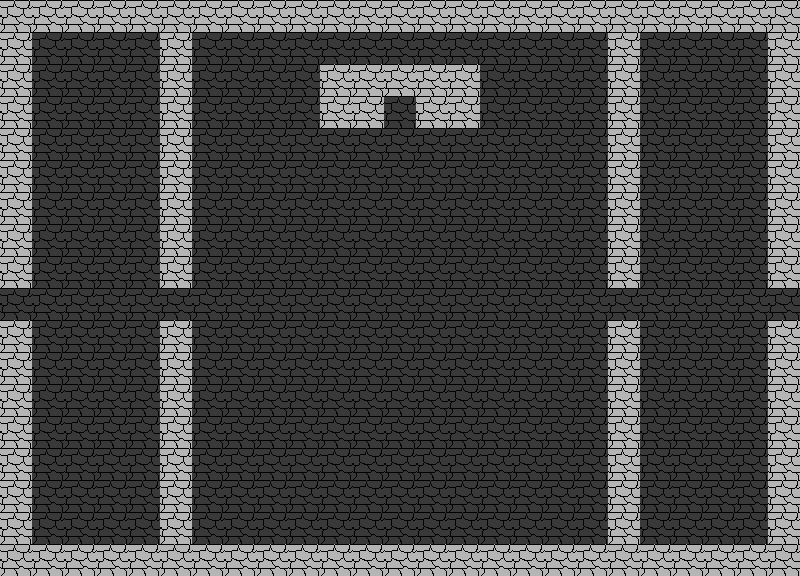

A level layout from a 2D game, rendered from its tile map. Below: a short description, then the map file with its tile-grid data intact:
An orthogonal 25x18 tile map with 32x32 px tiles, 1 tile layer (floor) and 9 objects (2x enemy, player).

<map version="1.10" tiledversion="1.11.2" orientation="orthogonal" renderorder="right-down" width="25" height="18" tilewidth="32" tileheight="32" infinite="0" nextlayerid="3" nextobjectid="10">
 <tileset firstgid="1" source="placeholder.tsx" />
 <layer id="1" name="floor" width="25" height="18">
  <data encoding="csv">
2,2,2,2,2,2,2,2,2,2,2,2,2,2,2,2,2,2,2,2,2,2,2,2,2,
2,1,1,1,1,2,1,1,1,1,1,1,1,1,1,1,1,1,1,2,1,1,1,1,2,
2,1,1,1,1,2,1,1,1,1,2,2,2,2,2,1,1,1,1,2,1,1,1,1,2,
2,1,1,1,1,2,1,1,1,1,2,2,1,2,2,1,1,1,1,2,1,1,1,1,2,
2,1,1,1,1,2,1,1,1,1,1,1,1,1,1,1,1,1,1,2,1,1,1,1,2,
2,1,1,1,1,2,1,1,1,1,1,1,1,1,1,1,1,1,1,2,1,1,1,1,2,
2,1,1,1,1,2,1,1,1,1,1,1,1,1,1,1,1,1,1,2,1,1,1,1,2,
2,1,1,1,1,2,1,1,1,1,1,1,1,1,1,1,1,1,1,2,1,1,1,1,2,
2,1,1,1,1,2,1,1,1,1,1,1,1,1,1,1,1,1,1,2,1,1,1,1,2,
1,1,1,1,1,1,1,1,1,1,1,1,1,1,1,1,1,1,1,1,1,1,1,1,1,
2,1,1,1,1,2,1,1,1,1,1,1,1,1,1,1,1,1,1,2,1,1,1,1,2,
2,1,1,1,1,2,1,1,1,1,1,1,1,1,1,1,1,1,1,2,1,1,1,1,2,
2,1,1,1,1,2,1,1,1,1,1,1,1,1,1,1,1,1,1,2,1,1,1,1,2,
2,1,1,1,1,2,1,1,1,1,1,1,1,1,1,1,1,1,1,2,1,1,1,1,2,
2,1,1,1,1,2,1,1,1,1,1,1,1,1,1,1,1,1,1,2,1,1,1,1,2,
2,1,1,1,1,2,1,1,1,1,1,1,1,1,1,1,1,1,1,2,1,1,1,1,2,
2,1,1,1,1,2,1,1,1,1,1,1,1,1,1,1,1,1,1,2,1,1,1,1,2,
2,2,2,2,2,2,2,2,2,2,2,2,2,2,2,2,2,2,2,2,2,2,2,2,2
</data>
 </layer>
 <objectgroup id="2" name="objects">
  <object id="1" type="enemy" gid="5" x="384" y="128" width="32" height="32" />
  <object id="2" gid="3" x="384" y="576" width="32" height="32" />
  <object id="3" gid="5" x="640" y="64" width="32" height="32" />
  <object id="4" type="enemy" gid="5" x="128" y="64" width="32" height="32" />
  <object id="5" gid="5" x="640" y="544" width="32" height="32" />
  <object id="6" gid="5" x="128" y="544" width="32" height="32" />
  <object id="7" gid="3" x="768" y="320" width="32" height="32" />
  <object id="8" gid="3" x="0" y="320" width="32" height="32" />
  <object id="9" type="player" gid="4" x="384" y="544" width="32" height="32" />
 </objectgroup>
</map>
